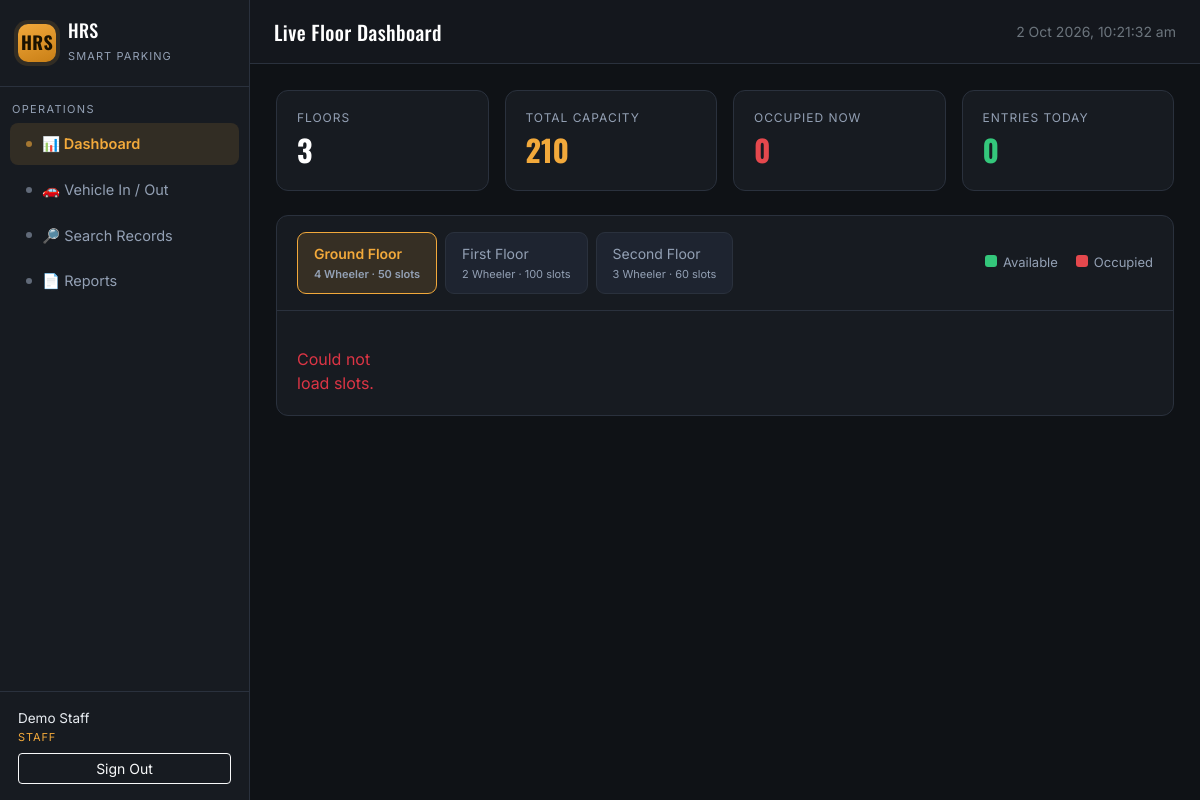
/dashboard.php (signed in), run on the app's committed database.
### tables this page shows
CREATE TABLE `floor_details` (
  `floor_id` int(11) NOT NULL AUTO_INCREMENT,
  `floor_name` varchar(50) NOT NULL,
  `capacity` int(11) NOT NULL,
  `floor_vehicle_type` enum('2 Wheeler','3 Wheeler','4 Wheeler') NOT NULL,
  `floor_status` enum('Active','Inactive') NOT NULL DEFAULT 'Active',
  `Record_entry_date` timestamp NOT NULL DEFAULT current_timestamp(),
  PRIMARY KEY (`floor_id`)
);

### config/session.php (called while the page is built, shortened)
<?php
function h($str) { return htmlspecialchars($str ?? '', ENT_QUOTES, 'UTF-8'); }

### dashboard.php (the view, shortened to what this page needs)
<?php
require_once __DIR__ . '/config/session.php';
$floors = mysqli_query($conn, "SELECT * FROM floor_details WHERE floor_status='Active' ORDER BY floor_id");
$floors = mysqli_fetch_all($floors, MYSQLI_ASSOC);
$totFloors = count($floors);
$totCap = 0; foreach ($floors as $f) $totCap += (int)$f['capacity'];
$occRow = mysqli_fetch_assoc(mysqli_query($conn, "SELECT COUNT(*) c FROM parking_detail WHERE vehicle_exit_time IS NULL"));
$totOcc = (int)$occRow['c'];
$todayRow = mysqli_fetch_assoc(mysqli_query($conn, "SELECT COUNT(*) c FROM parking_detail WHERE DATE(vehicle_enter_time)=CURDATE()"));
$todayIn = (int)$todayRow['c'];
?>
<!DOCTYPE html>
<html lang="en">
<head>
<link rel="stylesheet" href="https://cdn.jsdelivr.net/npm/bootstrap@5.3.3/dist/css/bootstrap.min.css">
<link rel="stylesheet" href="assets/css/style.css">
</head>
<body>
<div class="app-shell">
  <?php include __DIR__ . '/partials/sidebar.php'; ?>
  <main class="main">
    <div class="topbar">
      <h5>Live Floor Dashboard</h5>
      <div class="text-secondary small" id="clock"></div>
    </div>
    <div class="content">
      <div class="row g-3 mb-4">
        <div class="col-6 col-md-3">
          <div class="stat-card"><div class="stat-label">Floors</div><div class="stat-value"><?php echo $totFloors; ?></div></div>
        </div>
        <div class="col-6 col-md-3">
          <div class="stat-card amber"><div class="stat-label">Total Capacity</div><div class="stat-value"><?php echo $totCap; ?></div></div>
        </div>
        <div class="col-6 col-md-3">
          <div class="stat-card busy"><div class="stat-label">Occupied Now</div><div class="stat-value" id="statOcc"><?php echo $totOcc; ?></div></div>
        </div>
        <div class="col-6 col-md-3">
          <div class="stat-card ok"><div class="stat-label">Entries Today</div><div class="stat-value"><?php echo $todayIn; ?></div></div>
        </div>
      </div>
      <div class="panel mb-4">
        <div class="panel-header">
          <div class="floor-tabs" id="floorTabs">
            <?php foreach ($floors as $i => $f): ?>
              <div class="floor-tab <?php echo $i===0?'active':''; ?>" data-floor="<?php echo (int)$f['floor_id']; ?>">
                <?php echo h($f['floor_name']); ?>
                <span class="cap"><?php echo h($f['floor_vehicle_type']); ?> &middot; <?php echo (int)$f['capacity']; ?> slots</span>
              </div>
            <?php endforeach; ?>
          </div>
          <div class="legend">
            <span><span class="sw" style="background:var(--ok)"></span>Available</span>
            <span><span class="sw" style="background:var(--busy)"></span>Occupied</span>
          </div>
        </div>
        <div class="panel-body">
          <div class="slot-grid" id="slotGrid">
          </div>
        </div>
      </div>
    </div>
  </main>
</div>
</body>
</html>

### assets/css/style.css (style rules this page uses)
:root { --ink:#0F1216; --panel:#171B21; --panel-2:#1E2430; --line:#2A313D; --amber:#F2A93B; --amber-dim:#8A6323; --ok:#34C77B; --busy:#E5484D; --text:#E8ECF1; --text-dim:#93A0B4; }
html,body { background:var(--ink);color:var(--text);font-family:'Inter',sans-serif; }
h1,h2,h3,h4,h5,.brand-mark,.section-title { font-family:'Oswald',sans-serif;letter-spacing:.02em; }
.app-shell { display:flex;min-height:100vh; }
.main { flex:1;min-width:0; }
.topbar { height:64px;border-bottom:1px solid var(--line);display:flex;align-items:center; justify-content:space-between;padding:0 24px;background:rgba(23,27,33,.7);backdrop-filter:blur(6px); position:sticky;top:0;z-index:20; }
.topbar h5 { margin:0;color:#fff; }
.content { padding:26px; }
.panel { background:var(--panel);border:1px solid var(--line);border-radius:12px; }
.panel-header { padding:16px 20px;border-bottom:1px solid var(--line);display:flex;align-items:center;justify-content:space-between; }
.panel-body { padding:20px; }
.stat-card { background:var(--panel);border:1px solid var(--line);border-radius:12px;padding:18px 20px; }
.stat-card .stat-label { font-size:12px;color:var(--text-dim);text-transform:uppercase;letter-spacing:.08em; }
.stat-card .stat-value { font-size:30px;font-weight:700;color:#fff;font-family:'Oswald',sans-serif; }
.stat-card.ok .stat-value { color:var(--ok); }
.stat-card.busy .stat-value { color:var(--busy); }
.stat-card.amber .stat-value { color:var(--amber); }
.floor-tabs { display:flex;gap:8px;flex-wrap:wrap; }
.floor-tab { border:1px solid var(--line);background:var(--panel-2);color:var(--text-dim); border-radius:9px;padding:10px 16px;font-size:14px;cursor:pointer;transition:.15s; }
.floor-tab .cap { display:block;font-size:11px;color:var(--text-dim);margin-top:2px; }
.floor-tab.active { background:rgba(242,169,59,.14);border-color:var(--amber);color:var(--amber);font-weight:600; }
.slot-grid { display:grid;grid-template-columns:repeat(auto-fill,minmax(84px,1fr));gap:12px; }
.legend { display:flex;gap:18px;font-size:13px;color:var(--text-dim);align-items:center; }
.legend .sw { width:12px;height:12px;border-radius:3px;display:inline-block;margin-right:6px; }

### data on the page
floor_details: floor_name "Ground Floor", floor_vehicle_type "4 Wheeler", capacity "50"
floor_details: floor_name "First Floor", floor_vehicle_type "2 Wheeler", capacity "100"
floor_details: floor_name "Second Floor", floor_vehicle_type "3 Wheeler", capacity "60"

### other printed values
$icon "📊 🚗 🔎 📄"
$label "Dashboard Vehicle In / Out Search Records Reports"
$_SESSION['staff_name'] "Demo Staff"
$_SESSION['staff_type'] "STAFF"
$totFloors "3"
$totCap "210"
$totOcc "0"
$todayIn "0"
